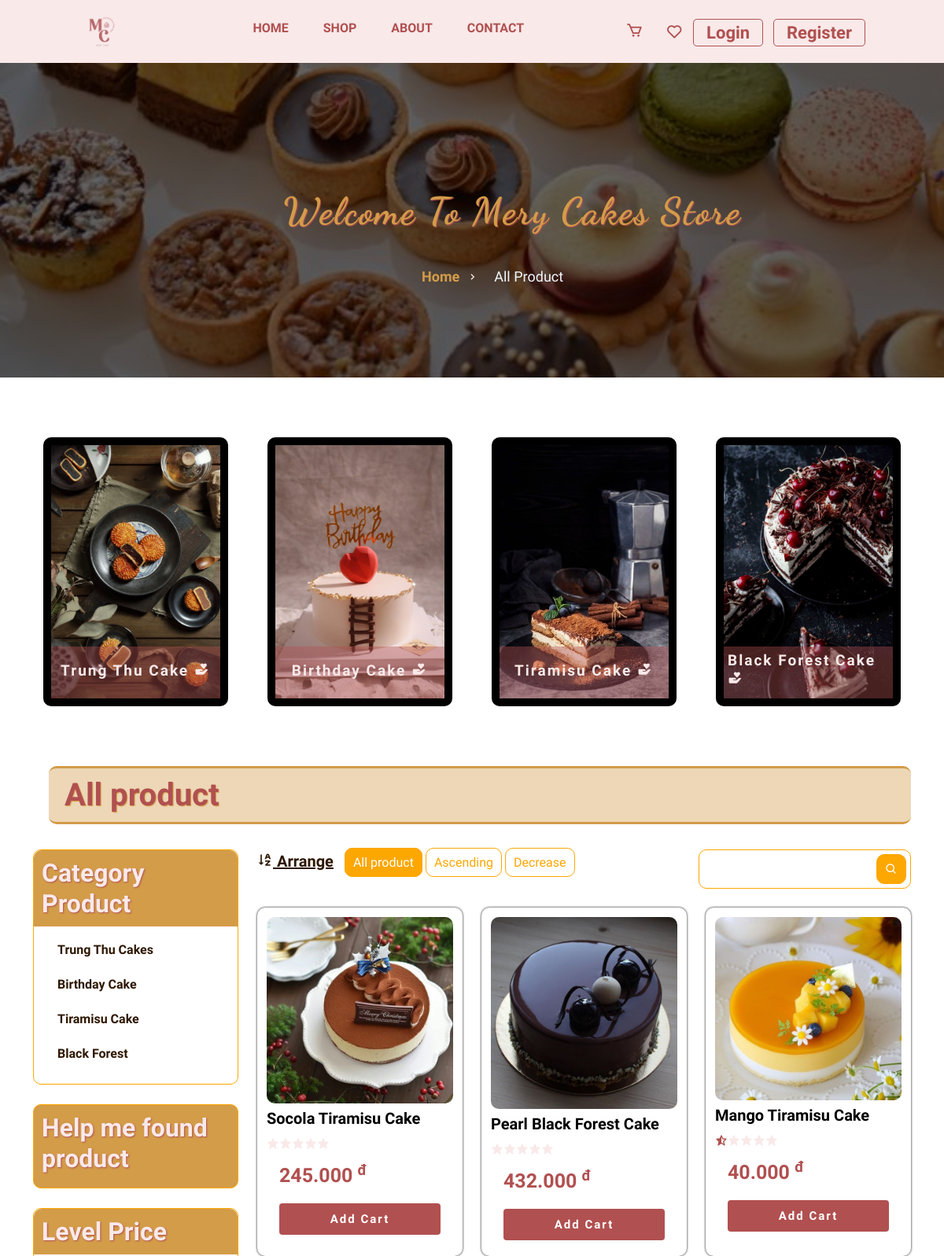
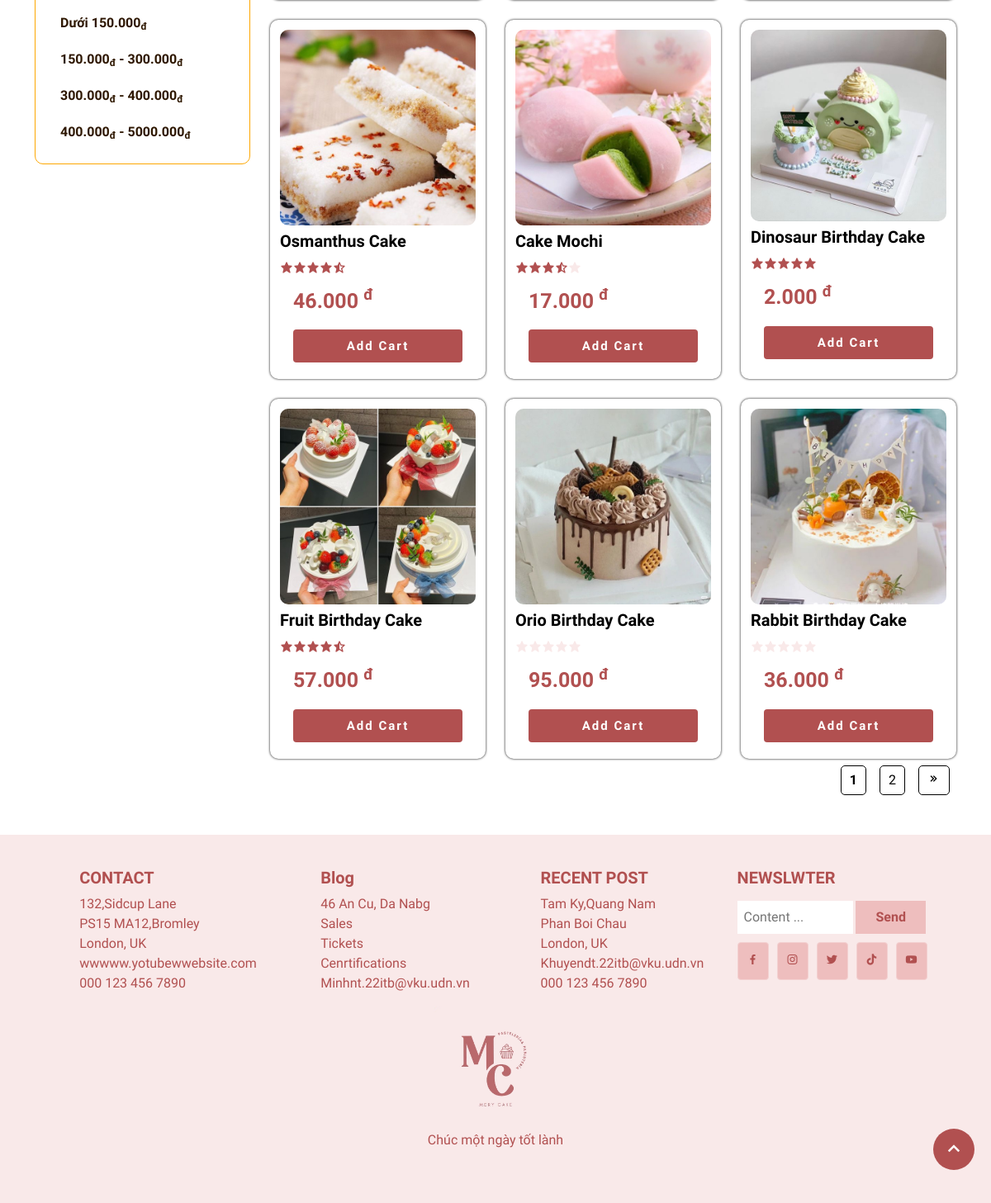
The app's page /view/php/shop.php with its own data (2 pictures, top to bottom).
### tables this page shows
CREATE TABLE `category` (
  `id` int(11) NOT NULL,
  `name` varchar(255) NOT NULL,
  `image` varchar(255) NOT NULL
);

CREATE TABLE `product` (
  `id` int(11) NOT NULL,
  `category_id` int(11) NOT NULL,
  `title` varchar(255) NOT NULL,
  `price` float NOT NULL,
  `discount` float NOT NULL,
  `description` text NOT NULL,
  `created_time` varchar(255) NOT NULL,
  `last_update` varchar(255) NOT NULL,
  `quantity` int(11) NOT NULL,
  `image` varchar(255) NOT NULL,
  `star` float NOT NULL,
  `Hot` varchar(255) NOT NULL COMMENT 'on: Hot\r\noff: no hot'
);

### controler/shop_control.php (called while the page is built, shortened)
<?php
    $shop = new Shop();
    $category = new Category();
    $query_category = $category->select_all_category();
    function renderAll($shop,$item_per_page,$offset){
        $sql_all = "SELECT * FROM product ORDER BY RAND() ASC LIMIT ". $item_per_page." OFFSET ". $offset;
        $request_query= $shop->select_request($sql_all);
        return $request_query;
    }
    $item_per_page = !empty($_GET['per_page'])?$_GET['per_page'] :9;
    $current_page = !empty($_GET['page'])?$_GET['page']:1;
    $offset = ($current_page -1) * $item_per_page;
    $shop_all = renderAll($shop,$item_per_page,$offset);
?>

### model/base.php (called while the page is built, shortened)
<?php
    class BaseModel{
        function execute($sql){
            $conn = new Connection();
            $cusor = mysqli_query($conn->connect(), $sql);
            return $cusor;
        }
        function select_all($table){
            $sql = "SELECT *FROM `$table`";
            return $this -> execute($sql);
        }
    }
?>

### db/connection.php (called while the page is built)
<?php
    class Connection{
        public $server = 'localhost';
        public $user = 'root';
        public $pass = '';
        public $database = 'do_an_cs2';
        function connect(){
            $con = new mysqli($this->server, $this->user,$this-> pass,$this-> database);
            if($con){
                mysqli_query($con, "SET NAMES 'utf8' ");
            }else{
                echo 'Kết nối không thành công';
            }
            return $con;
        }
    }
?>

### model/category_mode.php (called while the page is built, shortened)
<?php
    class Category extends BaseModel{
        public $table_name = 'category';
        function select_all_category(){
            return $this->select_all($this->table_name);
        }
    }
?>

### model/shop_mode.php (called while the page is built, shortened)
<?php
    class Shop extends BaseModel{
        function select_request($sql){
            return $this->execute($sql);
        }
    }
?>

### view/php/shop.php (the view, shortened to what this page needs)
<!DOCTYPE html>
<html lang="en">
<head>
<link rel="stylesheet" href="https://cdnjs.cloudflare.com/ajax/libs/twitter-bootstrap/5.1.0/css/bootstrap.min.css">
<link rel="stylesheet"
  href="https://cdn.jsdelivr.net/npm/boxicons@latest/css/boxicons.min.css">
<link rel="stylesheet" href="https://cdnjs.cloudflare.com/ajax/libs/font-awesome/6.4.2/css/all.min.css">
<link rel="stylesheet" href="../../html/css/header.css">
<link rel="stylesheet" href="../../html/css/shop.css">
<link rel="stylesheet" href="../../html/css/footer.css">
</head>
<?php
    include 'header.php';
    include '../../model/category_mode.php';
    include '../../model/shop_mode.php';
    include '../../controler/shop_control.php';
?>
    <section >
        <div class="section_header">
            <div class="title">
                <h1>Welcome To Mery Cakes Store</h1>
                <span class="Wellcome"><a href="#" class="home">Home</a> <i class='bx bx-chevron-right ms-2'></i> <a href="#">All Product</a> </span>
            </div>
            <div class="container" id="category">
                <div class="row">
                    <div class="col-md-3 col-sm-6 col-xs-6 py-3 py-sm-3 d-flex justify-content-center align-item-center">
                        <div class="category-img">
                            <img class="w-100" src="../../image/banner/category_01.jpg" alt="">
                            <div class="Cakes_titel">
                                <h6>Trung Thu Cake <i class='bx bxs-donate-heart'></i></h6>
                            </div>
                        </div>
                    </div>
                    <div class="col-md-3 col-sm-6 col-xs-6 py-3 py-sm-3 d-flex justify-content-center align-item-center">
                        <div class="category-img">
                            <img class="w-100" src="../../image/banner/category_02.jpg" alt="">
                            <div class="Cakes_titel">
                                <h6>Birthday Cake <i class='bx bxs-donate-heart'></i></h6>
                            </div>
                        </div>
                    </div>
                    <div class="col-md-3 col-sm-6 col-xs-6 py-3 py-sm-3 d-flex justify-content-center align-item-center">
                        <div class="category-img">
                            <img class="w-100" src="../../image/banner/category_03.jpg" alt="">
                            <div class="Cakes_titel">
                                <h6>Tiramisu Cake <i class='bx bxs-donate-heart'></i></h6>
                            </div>
                        </div>
                    </div>
                    <div class="col-md-3 col-sm-6 col-xs-6 py-3 py-sm-3 d-flex justify-content-center align-item-center">
                        <div class="category-img">
                            <img class="w-100" src="../../image/banner/category_04.jpg" alt="">
                            <div class="Cakes_titel">
                                <h6>Black Forest Cake <i class='bx bxs-donate-heart'></i></h6>
                            </div>
                        </div>
                    </div>
                </div>
            </div>
            <div class="container" id="All_Product" >
                <h1>All product</h1>
                <div class="row">
                    <div class="cate_product_item col-lg-3 col-md-3 d-md-block d-sm-none mt-4 ">
                        <div class="category-item">
                            <h2>Category Product</h2>
                            <div class="catogory_item_son">
                                <ul>
                                <?php while($row_category = mysqli_fetch_array($query_category)) { ?>
                                    <li>
                                        <a href="shop.php?idCategory=<?php echo $row_category['id'] ?>"><?php echo $row_category['name'] ?></a>
                                    </li>
                                <?php } ?>
                                </ul>
                            </div>
                        </div>
                        <div class="category-item item_02">
                            <h2>Help me found product</h2>
                        </div>
                        <div class="category-item">
                            <h2>Level Price</h2>
                            <div class="catogory_item_son">
                                <ul>
                                    <li>
                                        <a href="shop.php?price_start=0&price_end=150" >Dưới 150.000<sub>đ</sub> </a>
                                    </li>
                                    <li>
                                        <a href="shop.php?price_start=150&price_end=300">150.000<sub>đ</sub>  - 300.000<sub>đ</sub> </a>
                                    </li>
                                    <li>
                                        <a href="shop.php?price_start=300&price_end=400">300.000<sub>đ</sub>  - 400.000<sub>đ</sub>  </a>
                                    </li>
                                    <li>
                                        <a href="shop.php?price_start=400&price_end=5000">400.000<sub>đ</sub>  - 5000.000<sub>đ</sub> </a>
                                    </li>
                                </ul>
                            </div>
                        </div>
                    </div>
                    <div class="View_product col-lg-9 col-md-9 col-sm-12 mt-4" id="shop">
                        <div class="d-md-block d-none">
                            <div class="product_header_search d-flex justify-content-between ">
                                <div class="arrange">
                                    <label for=""><i class='bx bx-sort-a-z'></i> Arrange</label>
                                    <?php
                                        if(isset($_GET['select'])){
                                    ?>
                                        <a href="shop.php?select=allproduct" class="arrange_item <?= $_GET['select']=='allproduct'?'active':'' ?>  col-sm-12 py-2" name="allproduct">All product</a>
                                        <a href="shop.php?select=ASC" class="arrange_item col-sm-12 py-2 <?= $_GET['select']=='ASC'?'active':'' ?>">Ascending</a>
                                        <a href="shop.php?select=DESC" class="arrange_item <?= $_GET['select']=='DESC'?'active':'' ?> col-sm-12 py-2">Decrease</a>
                                    <?php
                                        }else{
                                    ?>
                                        <a href="shop.php?select=allproduct" class="arrange_item active col-sm-12 py-2" name="allproduct">All product</a>
                                        <a href="shop.php?select=ASC" class="arrange_item col-sm-12 py-2">Ascending</a>
                                        <a href="shop.php?select=DESC" class="arrange_item col-sm-12 py-2">Decrease</a>
                                    <?php
                                        }
                                    ?>
                                </div>
                                <div class="search">
                                    <form action="shop.php?select=SEARCH" method="post">
                                        <div class="search_item d-flex align-item-center">
                                            <input type="text" name="searchSP" id="">
                                            <button type="submit" name="btn"><i class='bx bx-search'></i></button>
                                        </div>
                                    </form>
                                </div>
                            </div>
                        </div>
                        <div class="row">
                            <?php
                                while($row = mysqli_fetch_array( $shop_all)) { ?>
                                <div class="col-lg-4 col-md-4 col-sm-6 col-6 mt-4 d-flex justify-content-center">
                                    <a href="product_detail.php?product_id=<?=$row['id']?>">
                                        <div class="card" id="card">
                                            <div class="overlay_img"  class="d-flex justify-content-center">
                                                    <img class="w-100" src="../../image/product/<?= $row['image'] ?>" alt="">
                                                <div>
                                                    <h3>
                                                        <a href="" class="title_product"><?= $row['title'] ?></a>
                                                    </h3>
                                                    <div class="star">
                                                    <?php
                                                            for($i=1; $i <= 5; $i++){
                                                                if($i < $row['star']){
                                                                    echo "<i class='bx bxs-star checked'></i>";
                                                                }else{
                                                                    if(is_int($row['star']) == false && round($row['star'])== $i) {
                                                                        echo "<i class='bx bxs-star-half checked'></i>";
                                                                    }else{
                                                                        echo "<i class='bx bxs-star'></i>";
                                                                    }
                                                                }
                                                            }
                                                        ?>
                                                    </div>
                                                </div>
                                            </div>
                                            <div class="card-body py-0 my-2">
                                                <div class="d-flex justify-content-between">
                                                    <div class="h6-price"><?= $row['price'] ?>.000 <sup>đ</sup></div>
                                                </div>
                                                <div class="mt-3 col-12">
                                                    <a href="product_detail.php?product_id=<?=$row['id']?>"  class="btn_add">Add Cart</a>
                                                </div>
                                            </div>
                                        </div>
                                    </a>
                                </div>
                            <?php }?>
                            <div class="col-12 page">
                                <?php  include '../../controler/page_controler.php' ?>
                            </div>
                        </div>
                    </div>
                </div>
            </div>
        </div>
        <div id="backtop">
            <i class='bx bx-chevron-up'></i>
        </div>
    </section>
<?php
    include 'footer.php'
?>

### records on screen
category: name "Trung Thu Cakes"
category: name "Birthday Cake"
category: name "Tiramisu Cake"
category: name "Black Forest"
product: image (picture), title "Socola Tiramisu Cake", star 0 (drawn), price "245"
product: image (picture), title "Pearl Black Forest Cake", star 0 (drawn), price "432"
product: image (picture), title "Mango Tiramisu Cake", star 1 (drawn), price "40"
product: image (picture), title "Osmanthus Cake", price "46"
product: image (picture), title "Cake Mochi", price "17"
product: image (picture), title "Dinosaur Birthday Cake", price "2"
product: image (picture), title "Fruit Birthday Cake", price "57"
product: image (picture), title "Orio Birthday Cake", star 0 (drawn), price "95"
product: image (picture), title "Rabbit Birthday Cake", star 0 (drawn), price "36"
